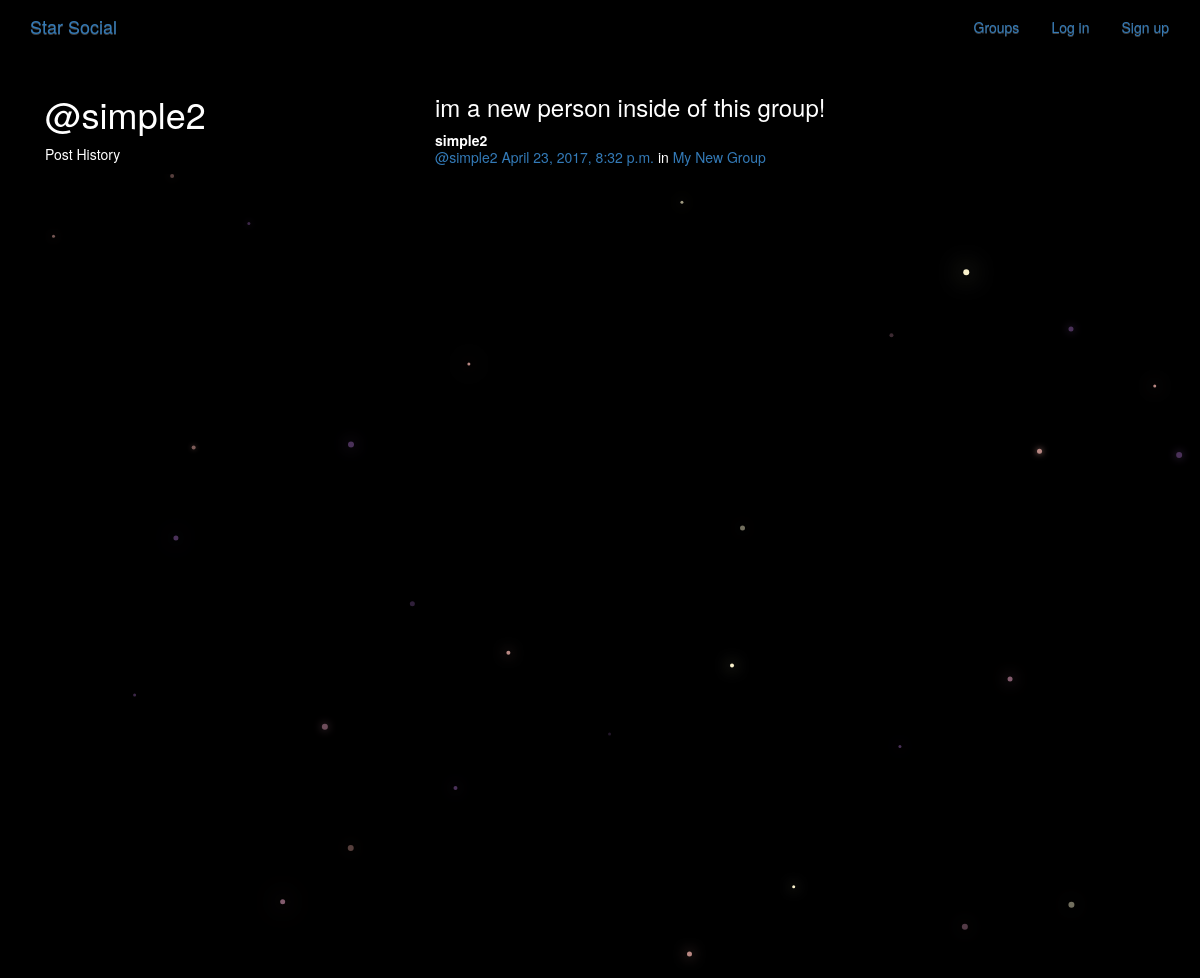
/posts/by/simple2/, run on the app's committed database.
### posts/models.py (models this page shows, shortened)
class Post(models.Model):
    user = models.ForeignKey(User, related_name="posts")
    created_at = models.DateTimeField(auto_now=True)
    message = models.TextField()
    message_html = models.TextField(editable=False)
    group = models.ForeignKey(Group, related_name="posts",null=True, blank=True)
    class Meta:
        ordering = ["-created_at"]
        unique_together = ["user", "message"]

### groups/models.py (models this page shows, shortened)
class Group(models.Model):
    name = models.CharField(max_length=255, unique=True)
    slug = models.SlugField(allow_unicode=True, unique=True)
    description = models.TextField(blank=True, default='')
    description_html = models.TextField(editable=False, default='', blank=True)
    members = models.ManyToManyField(User,through="GroupMember")
    class Meta:
        ordering = ["name"]

### posts/views.py (the view)
# urls.py: url(r"by/(?P<username>[-\w]+)/$",views.UserPosts.as_view(),name="for_user"),
class UserPosts(generic.ListView):
    model = models.Post
    template_name = "posts/user_post_list.html"
    def get_queryset(self):
        try:
            self.post_user = User.objects.prefetch_related("posts").get(
                username__iexact=self.kwargs.get("username")
            )
        except User.DoesNotExist:
            raise Http404
        else:
            return self.post_user.posts.all()
    def get_context_data(self, **kwargs):
        context = super().get_context_data(**kwargs)
        context["post_user"] = self.post_user
        return context

### posts/templates/posts/user_post_list.html
{% extends "posts/post_base.html" %}
{% block prepost %}
<div class="col-md-4">
	<h1>@{{ post_user.username }}</h1>
	<p>Post History</p>
</div>
{% endblock %}
{% block post_content %}
<div class="col-md-8">
	{% for post in post_list %}
		{% include "posts/_post.html" %}
	{% endfor %}
</div>
{% endblock %}

### posts/templates/posts/_post.html (shortened to what this page needs)
<div class="post media">
	<h3>{{ post.message_html|safe }}</h3>
	<div class="media-body">
		<strong>{{ post.user.username }}</strong>
		<h5 class="media-heading">
			<span class="username"><a href="{% url 'posts:for_user' username=post.user.username %}">@{{ post.user.username }}</a></span>
			<time class="time"><a href="{% url 'posts:single' username=post.user.username pk=post.pk %}">{{ post.created_at }}</a></time>
			{% if post.group %}
			<span class="group-name">in <a href="#">{{ post.group.name }}</a></span>
			{% endif %}
		</h5>
	</div>
</div>

### static/simplesocial/css/master.css (style rules this page uses)
body { margin: 0; overflow: hidden; background-color: black; color:white; }

### data on the page
Post: message_html "im a new person inside of this group!", user.username "simple2", created_at "April 23, 2017, 8:32 p.m.", group.name "My New Group"

### other printed values
{{ post_user.username }} "simple2"
